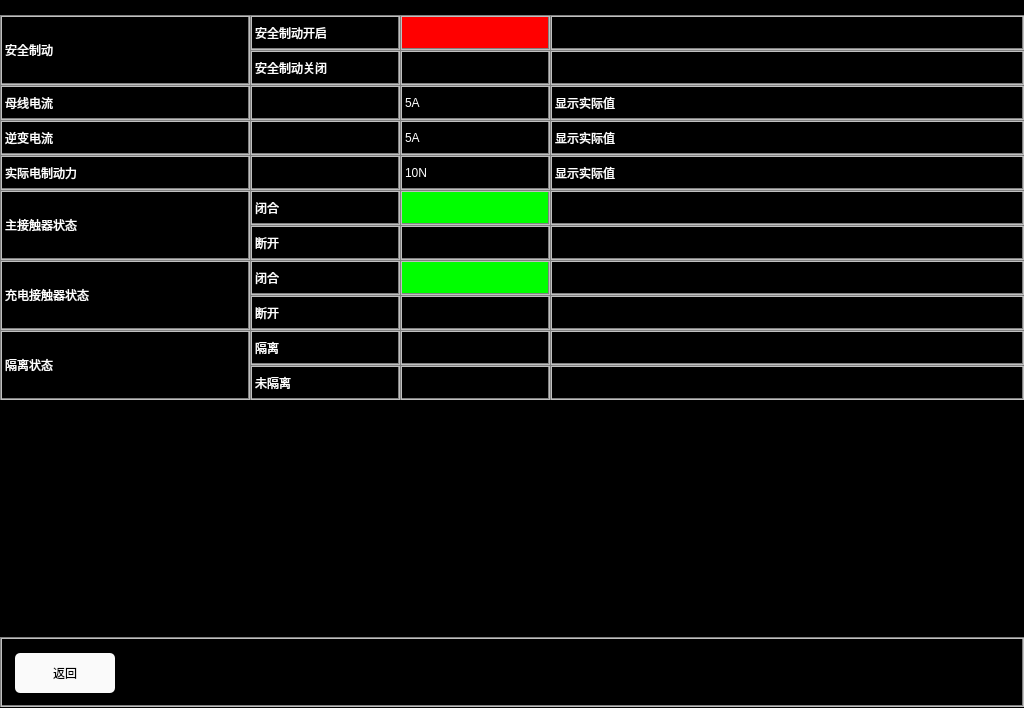
<?xml version="1.0" encoding="UTF-8"?>
<ui version="4.0">
 <class>TractionHelpPage2</class>
 <widget class="QWidget" name="TractionHelpPage2">
  <property name="geometry">
   <rect>
    <x>0</x>
    <y>0</y>
    <width>1024</width>
    <height>708</height>
   </rect>
  </property>
  <property name="windowTitle">
   <string>Form</string>
  </property>
  <property name="styleSheet">
   <string notr="true">QLabel
{
	color: white;
	border: 2px groove, gray;
    border-color: gray;
	font: 20px, &quot;SimHei&quot;;	
}

QWidget
{
	background-color: black;
}

QPushButton
{
	font: 20px, &quot;SimHei&quot;;
    color: black;
	background-color: rgb(250, 250, 250);
	border-radius: 5px;
}</string>
  </property>
  <widget class="QPushButton" name="btn_prePage">
   <property name="geometry">
    <rect>
     <x>780</x>
     <y>653</y>
     <width>100</width>
     <height>40</height>
    </rect>
   </property>
   <property name="styleSheet">
    <string notr="true">font: 20px, &quot;SimHei&quot;;
color: black;
background-color: rgb(250, 250, 250);
border-radius: 5px;</string>
   </property>
   <property name="text">
    <string>上一页</string>
   </property>
  </widget>
  <widget class="QLabel" name="NavigatorBackground">
   <property name="geometry">
    <rect>
     <x>0</x>
     <y>637</y>
     <width>1024</width>
     <height>70</height>
    </rect>
   </property>
   <property name="text">
    <string/>
   </property>
  </widget>
  <widget class="QPushButton" name="btn_back">
   <property name="geometry">
    <rect>
     <x>15</x>
     <y>653</y>
     <width>100</width>
     <height>40</height>
    </rect>
   </property>
   <property name="styleSheet">
    <string notr="true">font: 20px, &quot;SimHei&quot;;
color: black;
background-color: rgb(250, 250, 250);
border-radius: 5px;</string>
   </property>
   <property name="text">
    <string>返回</string>
   </property>
  </widget>
  <widget class="QLabel" name="label_breakLevel4_6">
   <property name="geometry">
    <rect>
     <x>400</x>
     <y>15</y>
     <width>150</width>
     <height>35</height>
    </rect>
   </property>
   <property name="styleSheet">
    <string notr="true">background-color: red;</string>
   </property>
   <property name="text">
    <string/>
   </property>
  </widget>
  <widget class="QLabel" name="label_breakLevel3_3">
   <property name="geometry">
    <rect>
     <x>550</x>
     <y>120</y>
     <width>474</width>
     <height>35</height>
    </rect>
   </property>
   <property name="text">
    <string>显示实际值</string>
   </property>
  </widget>
  <widget class="QLabel" name="label_breakLevel3_7">
   <property name="geometry">
    <rect>
     <x>550</x>
     <y>155</y>
     <width>474</width>
     <height>35</height>
    </rect>
   </property>
   <property name="text">
    <string>显示实际值</string>
   </property>
  </widget>
  <widget class="QLabel" name="label_defaultInfo1_6">
   <property name="geometry">
    <rect>
     <x>400</x>
     <y>50</y>
     <width>150</width>
     <height>35</height>
    </rect>
   </property>
   <property name="styleSheet">
    <string notr="true"/>
   </property>
   <property name="text">
    <string/>
   </property>
  </widget>
  <widget class="QLabel" name="label_current">
   <property name="geometry">
    <rect>
     <x>0</x>
     <y>85</y>
     <width>250</width>
     <height>35</height>
    </rect>
   </property>
   <property name="text">
    <string>母线电流</string>
   </property>
  </widget>
  <widget class="QLabel" name="label_breakLevel3_2">
   <property name="geometry">
    <rect>
     <x>550</x>
     <y>85</y>
     <width>474</width>
     <height>35</height>
    </rect>
   </property>
   <property name="text">
    <string>显示实际值</string>
   </property>
  </widget>
  <widget class="QLabel" name="label_breakLevel3_6">
   <property name="geometry">
    <rect>
     <x>400</x>
     <y>155</y>
     <width>150</width>
     <height>35</height>
    </rect>
   </property>
   <property name="styleSheet">
    <string notr="true"/>
   </property>
   <property name="text">
    <string>10N</string>
   </property>
  </widget>
  <widget class="QLabel" name="label_current_9">
   <property name="geometry">
    <rect>
     <x>0</x>
     <y>15</y>
     <width>250</width>
     <height>70</height>
    </rect>
   </property>
   <property name="text">
    <string>安全制动</string>
   </property>
  </widget>
  <widget class="QLabel" name="label_breakLevel3_1">
   <property name="geometry">
    <rect>
     <x>400</x>
     <y>85</y>
     <width>150</width>
     <height>35</height>
    </rect>
   </property>
   <property name="styleSheet">
    <string notr="true"/>
   </property>
   <property name="text">
    <string>5A</string>
   </property>
  </widget>
  <widget class="QLabel" name="label_current_3">
   <property name="geometry">
    <rect>
     <x>0</x>
     <y>120</y>
     <width>250</width>
     <height>35</height>
    </rect>
   </property>
   <property name="text">
    <string>逆变电流</string>
   </property>
  </widget>
  <widget class="QLabel" name="label_breakLevel3_4">
   <property name="geometry">
    <rect>
     <x>250</x>
     <y>120</y>
     <width>150</width>
     <height>35</height>
    </rect>
   </property>
   <property name="text">
    <string/>
   </property>
  </widget>
  <widget class="QLabel" name="label_breakLevel3_5">
   <property name="geometry">
    <rect>
     <x>400</x>
     <y>120</y>
     <width>150</width>
     <height>35</height>
    </rect>
   </property>
   <property name="styleSheet">
    <string notr="true"/>
   </property>
   <property name="text">
    <string>5A</string>
   </property>
  </widget>
  <widget class="QLabel" name="label_breakLevel3_8">
   <property name="geometry">
    <rect>
     <x>250</x>
     <y>155</y>
     <width>150</width>
     <height>35</height>
    </rect>
   </property>
   <property name="text">
    <string/>
   </property>
  </widget>
  <widget class="QLabel" name="label_current_4">
   <property name="geometry">
    <rect>
     <x>0</x>
     <y>155</y>
     <width>250</width>
     <height>35</height>
    </rect>
   </property>
   <property name="text">
    <string>实际电制动力</string>
   </property>
  </widget>
  <widget class="QLabel" name="label_breakLevel4_7">
   <property name="geometry">
    <rect>
     <x>550</x>
     <y>15</y>
     <width>474</width>
     <height>35</height>
    </rect>
   </property>
   <property name="text">
    <string/>
   </property>
  </widget>
  <widget class="QLabel" name="label_defaultInfo1_7">
   <property name="geometry">
    <rect>
     <x>250</x>
     <y>50</y>
     <width>150</width>
     <height>35</height>
    </rect>
   </property>
   <property name="text">
    <string>安全制动关闭</string>
   </property>
  </widget>
  <widget class="QLabel" name="label_breakLevel4_8">
   <property name="geometry">
    <rect>
     <x>250</x>
     <y>15</y>
     <width>150</width>
     <height>35</height>
    </rect>
   </property>
   <property name="text">
    <string>安全制动开启</string>
   </property>
  </widget>
  <widget class="QLabel" name="label_breakLevel3">
   <property name="geometry">
    <rect>
     <x>250</x>
     <y>85</y>
     <width>150</width>
     <height>35</height>
    </rect>
   </property>
   <property name="text">
    <string/>
   </property>
  </widget>
  <widget class="QLabel" name="label_defaultInfo1_8">
   <property name="geometry">
    <rect>
     <x>550</x>
     <y>50</y>
     <width>474</width>
     <height>35</height>
    </rect>
   </property>
   <property name="text">
    <string/>
   </property>
  </widget>
  <widget class="QLabel" name="label_breakLevel4_4">
   <property name="geometry">
    <rect>
     <x>550</x>
     <y>260</y>
     <width>474</width>
     <height>35</height>
    </rect>
   </property>
   <property name="text">
    <string/>
   </property>
  </widget>
  <widget class="QLabel" name="label_defaultInfo1_2">
   <property name="geometry">
    <rect>
     <x>550</x>
     <y>225</y>
     <width>474</width>
     <height>35</height>
    </rect>
   </property>
   <property name="text">
    <string/>
   </property>
  </widget>
  <widget class="QLabel" name="label_breakLevel4_2">
   <property name="geometry">
    <rect>
     <x>550</x>
     <y>190</y>
     <width>474</width>
     <height>35</height>
    </rect>
   </property>
   <property name="text">
    <string/>
   </property>
  </widget>
  <widget class="QLabel" name="label_current_7">
   <property name="geometry">
    <rect>
     <x>0</x>
     <y>190</y>
     <width>250</width>
     <height>70</height>
    </rect>
   </property>
   <property name="text">
    <string>主接触器状态</string>
   </property>
  </widget>
  <widget class="QLabel" name="label_defaultInfo1_5">
   <property name="geometry">
    <rect>
     <x>550</x>
     <y>295</y>
     <width>474</width>
     <height>35</height>
    </rect>
   </property>
   <property name="text">
    <string/>
   </property>
  </widget>
  <widget class="QLabel" name="label_breakLevel4_5">
   <property name="geometry">
    <rect>
     <x>250</x>
     <y>260</y>
     <width>150</width>
     <height>35</height>
    </rect>
   </property>
   <property name="text">
    <string>闭合</string>
   </property>
  </widget>
  <widget class="QLabel" name="label_current_8">
   <property name="geometry">
    <rect>
     <x>0</x>
     <y>260</y>
     <width>250</width>
     <height>70</height>
    </rect>
   </property>
   <property name="text">
    <string>充电接触器状态</string>
   </property>
  </widget>
  <widget class="QLabel" name="label_defaultInfo1_4">
   <property name="geometry">
    <rect>
     <x>250</x>
     <y>295</y>
     <width>150</width>
     <height>35</height>
    </rect>
   </property>
   <property name="text">
    <string>断开</string>
   </property>
  </widget>
  <widget class="QLabel" name="label_defaultInfo1">
   <property name="geometry">
    <rect>
     <x>250</x>
     <y>225</y>
     <width>150</width>
     <height>35</height>
    </rect>
   </property>
   <property name="text">
    <string>断开</string>
   </property>
  </widget>
  <widget class="QLabel" name="label_defaultInfo1_3">
   <property name="geometry">
    <rect>
     <x>400</x>
     <y>295</y>
     <width>150</width>
     <height>35</height>
    </rect>
   </property>
   <property name="styleSheet">
    <string notr="true"/>
   </property>
   <property name="text">
    <string/>
   </property>
  </widget>
  <widget class="QLabel" name="label_defaultInfo1_1">
   <property name="geometry">
    <rect>
     <x>400</x>
     <y>225</y>
     <width>150</width>
     <height>35</height>
    </rect>
   </property>
   <property name="styleSheet">
    <string notr="true"/>
   </property>
   <property name="text">
    <string/>
   </property>
  </widget>
  <widget class="QLabel" name="label_breakLevel4_1">
   <property name="geometry">
    <rect>
     <x>400</x>
     <y>190</y>
     <width>150</width>
     <height>35</height>
    </rect>
   </property>
   <property name="styleSheet">
    <string notr="true">background-color: rgb(0,255,0);</string>
   </property>
   <property name="text">
    <string/>
   </property>
  </widget>
  <widget class="QLabel" name="label_breakLevel4_3">
   <property name="geometry">
    <rect>
     <x>400</x>
     <y>260</y>
     <width>150</width>
     <height>35</height>
    </rect>
   </property>
   <property name="styleSheet">
    <string notr="true">background-color: rgb(0,255,0);</string>
   </property>
   <property name="text">
    <string/>
   </property>
  </widget>
  <widget class="QLabel" name="label_breakLevel4">
   <property name="geometry">
    <rect>
     <x>250</x>
     <y>190</y>
     <width>150</width>
     <height>35</height>
    </rect>
   </property>
   <property name="text">
    <string>闭合</string>
   </property>
  </widget>
  <widget class="QLabel" name="label_breakLevel4_9">
   <property name="geometry">
    <rect>
     <x>400</x>
     <y>330</y>
     <width>150</width>
     <height>35</height>
    </rect>
   </property>
   <property name="styleSheet">
    <string notr="true">border-image: url(:/image/cut.png);</string>
   </property>
   <property name="text">
    <string/>
   </property>
  </widget>
  <widget class="QLabel" name="label_breakLevel4_10">
   <property name="geometry">
    <rect>
     <x>250</x>
     <y>330</y>
     <width>150</width>
     <height>35</height>
    </rect>
   </property>
   <property name="text">
    <string>隔离</string>
   </property>
  </widget>
  <widget class="QLabel" name="label_current_10">
   <property name="geometry">
    <rect>
     <x>0</x>
     <y>330</y>
     <width>250</width>
     <height>70</height>
    </rect>
   </property>
   <property name="text">
    <string>隔离状态</string>
   </property>
  </widget>
  <widget class="QLabel" name="label_defaultInfo1_9">
   <property name="geometry">
    <rect>
     <x>250</x>
     <y>365</y>
     <width>150</width>
     <height>35</height>
    </rect>
   </property>
   <property name="text">
    <string>未隔离</string>
   </property>
  </widget>
  <widget class="QLabel" name="label_breakLevel4_11">
   <property name="geometry">
    <rect>
     <x>550</x>
     <y>330</y>
     <width>474</width>
     <height>35</height>
    </rect>
   </property>
   <property name="text">
    <string/>
   </property>
  </widget>
  <widget class="QLabel" name="label_defaultInfo1_10">
   <property name="geometry">
    <rect>
     <x>550</x>
     <y>365</y>
     <width>474</width>
     <height>35</height>
    </rect>
   </property>
   <property name="text">
    <string/>
   </property>
  </widget>
  <widget class="QLabel" name="label_defaultInfo1_11">
   <property name="geometry">
    <rect>
     <x>400</x>
     <y>365</y>
     <width>150</width>
     <height>35</height>
    </rect>
   </property>
   <property name="styleSheet">
    <string notr="true"/>
   </property>
   <property name="text">
    <string/>
   </property>
  </widget>
 </widget>
 <resources/>
 <connections/>
</ui>
